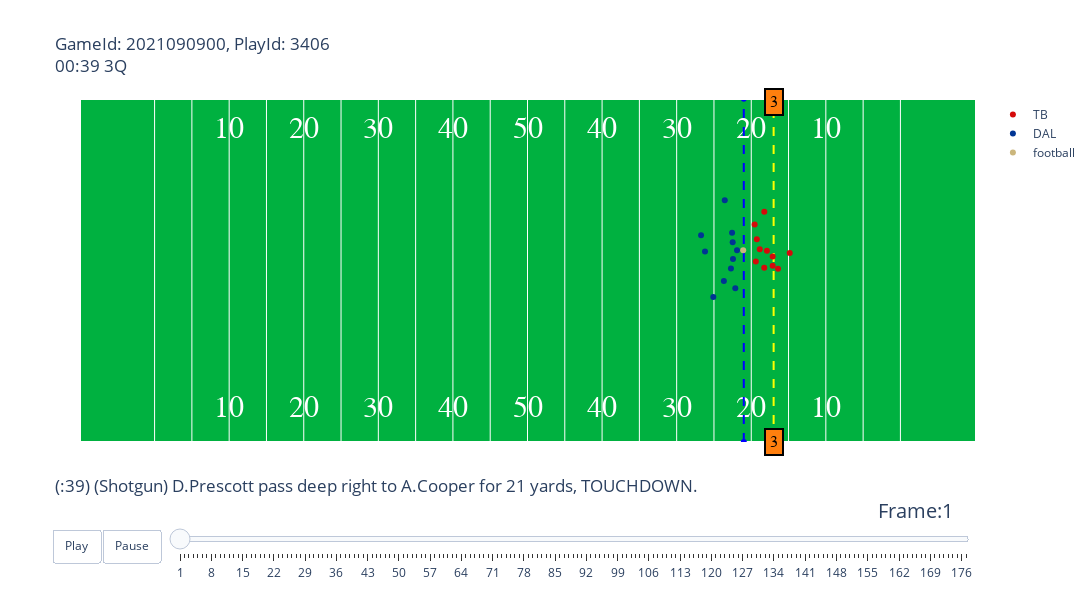
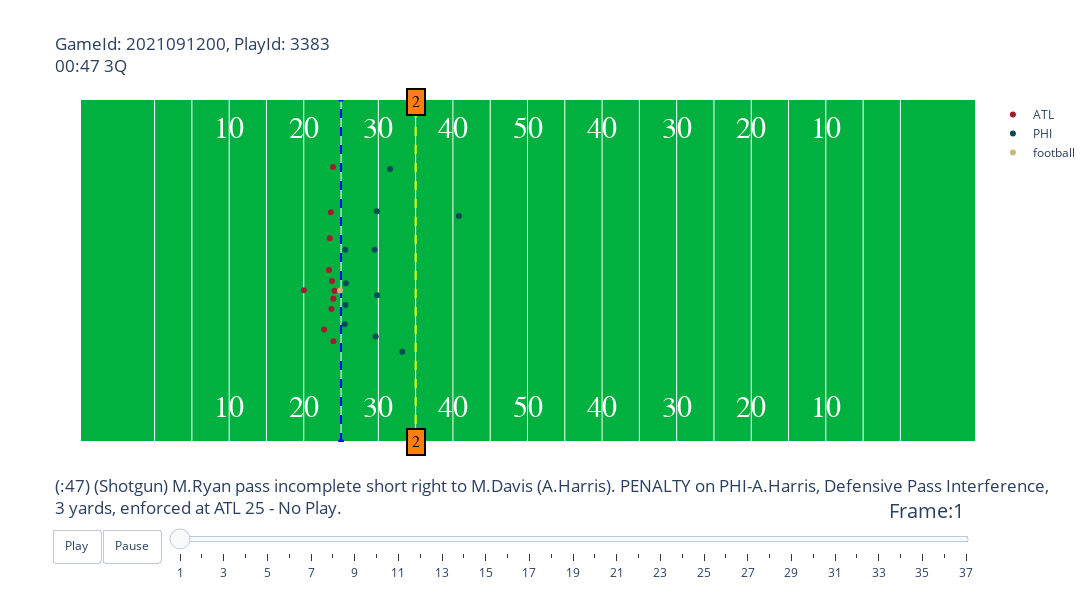
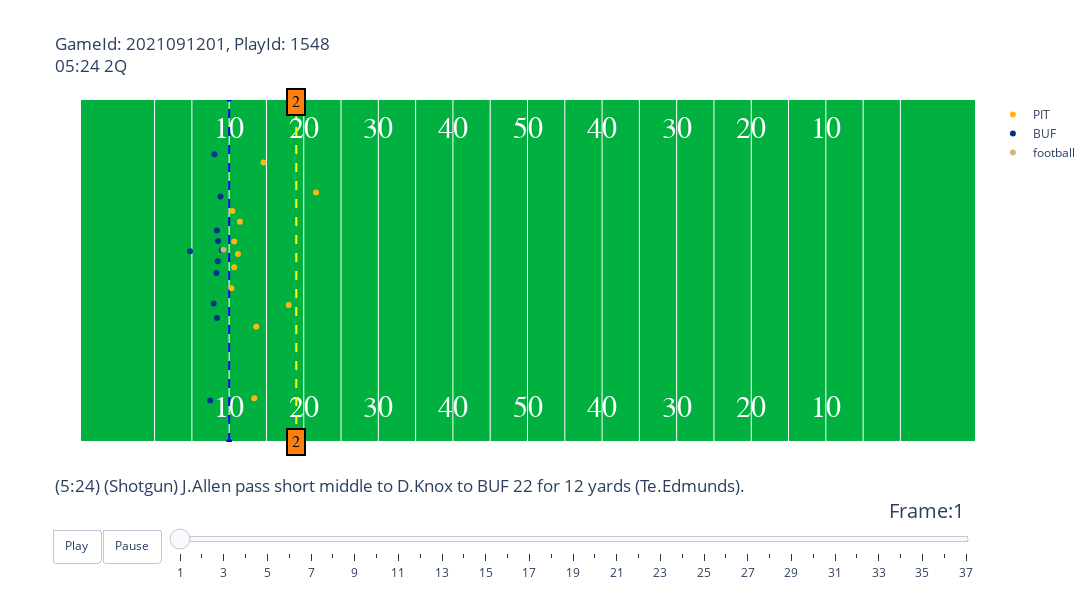
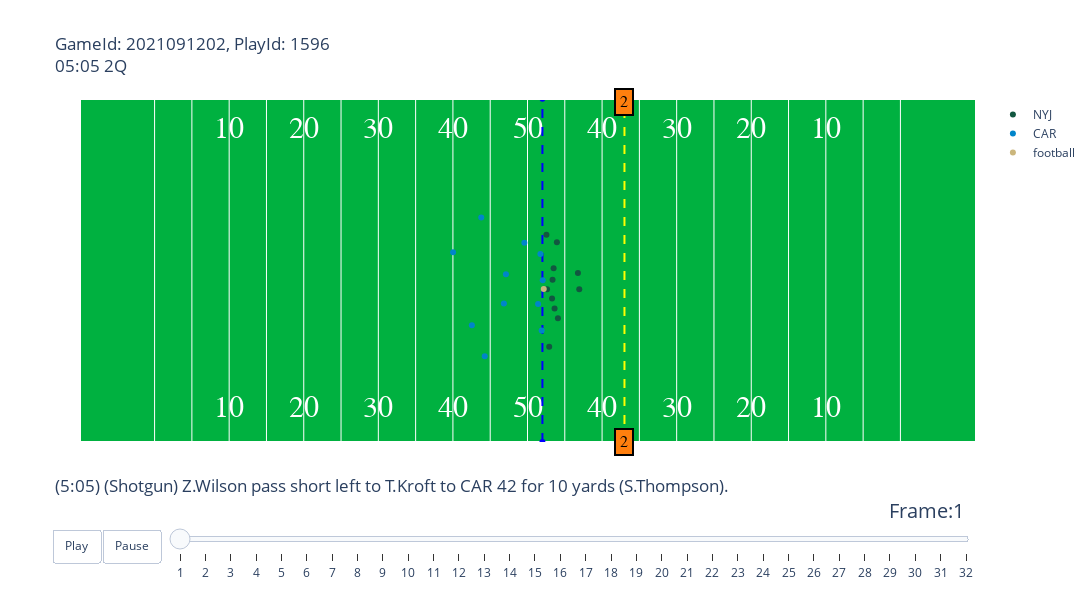

Notebook cell for these charts, in order:
### Code cell
#Select random plays from 5 games
import random
for gameId in week1.gameId.unique()[0:5].tolist():
    plays_list = week1[week1.gameId==gameId].playId.unique().tolist()
    playId = random.choice(plays_list)
    animate_play(week1,plays,players,pffScoutingData,gameId,playId).show()
